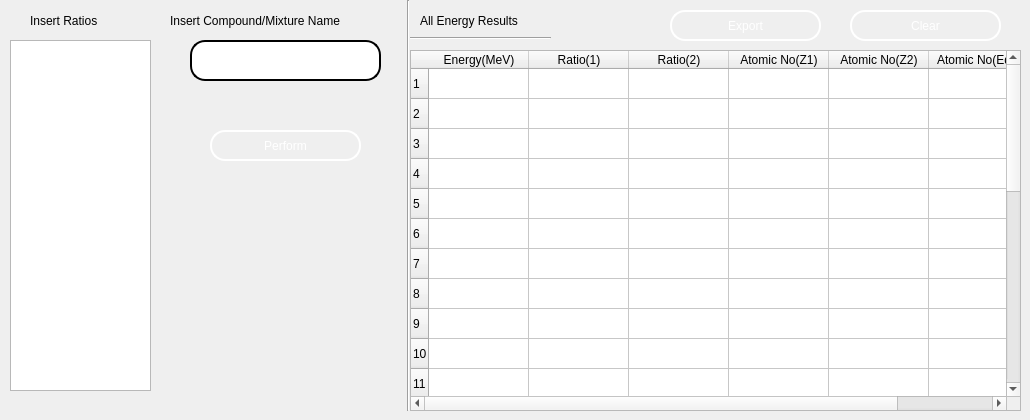
      <widget class="QWidget" name="tab_2">
       <attribute name="title">
        <string>All Energy</string>
       </attribute>
       <widget class="QTableWidget" name="all_eq_atm_results_tableWidget">
        <property name="geometry">
         <rect>
          <x>410</x>
          <y>50</y>
          <width>611</width>
          <height>361</height>
         </rect>
        </property>
        <property name="sizePolicy">
         <sizepolicy hsizetype="Fixed" vsizetype="Fixed">
          <horstretch>0</horstretch>
          <verstretch>0</verstretch>
         </sizepolicy>
        </property>
        <property name="styleSheet">
         <string notr="true">background-image:url(C:/exabcal/img/table_bg.png);
font: 75 10pt &quot;MS Shell Dlg 2&quot;;</string>
        </property>
        <property name="editTriggers">
         <set>QAbstractItemView::AnyKeyPressed|QAbstractItemView::CurrentChanged|QAbstractItemView::SelectedClicked</set>
        </property>
        <property name="tabKeyNavigation">
         <bool>true</bool>
        </property>
        <property name="rowCount">
         <number>25</number>
        </property>
        <property name="columnCount">
         <number>6</number>
        </property>
        <row/>
        <row/>
        <row/>
        <row/>
        <row/>
        <row/>
        <row/>
        <row/>
        <row/>
        <row/>
        <row/>
        <row/>
        <row/>
        <row/>
        <row/>
        <row/>
        <row/>
        <row/>
        <row/>
        <row/>
        <row/>
        <row/>
        <row/>
        <row/>
        <row/>
        <column>
         <property name="text">
          <string>Energy(MeV)</string>
         </property>
        </column>
        <column>
         <property name="text">
          <string>Ratio(1)</string>
         </property>
        </column>
        <column>
         <property name="text">
          <string>Ratio(2)</string>
         </property>
        </column>
        <column>
         <property name="text">
          <string>Atomic No(Z1)</string>
         </property>
        </column>
        <column>
         <property name="text">
          <string>Atomic No(Z2)</string>
         </property>
        </column>
        <column>
         <property name="text">
          <string>Atomic No(Eqv)</string>
         </property>
        </column>
       </widget>
       <widget class="QLabel" name="label_8">
        <property name="geometry">
         <rect>
          <x>30</x>
          <y>10</y>
          <width>91</width>
          <height>21</height>
         </rect>
        </property>
        <property name="styleSheet">
         <string notr="true">color: rgb(0, 0, 0);</string>
        </property>
        <property name="text">
         <string>Insert Ratios</string>
        </property>
       </widget>
       <widget class="QLabel" name="label_10">
        <property name="geometry">
         <rect>
          <x>170</x>
          <y>10</y>
          <width>241</width>
          <height>21</height>
         </rect>
        </property>
        <property name="styleSheet">
         <string notr="true">color: rgb(0, 0, 0);</string>
        </property>
        <property name="text">
         <string>Insert Compound/Mixture Name</string>
        </property>
       </widget>
       <widget class="QLineEdit" name="all_eq_atm_comp_name">
        <property name="geometry">
         <rect>
          <x>190</x>
          <y>40</y>
          <width>191</width>
          <height>41</height>
         </rect>
        </property>
        <property name="styleSheet">
         <string notr="true">font: 75 12pt &quot;MS Shell Dlg 2&quot;;
color: rgb(0, 0, 0);
border-style: solid;
border-color: black;
border-width: 2px;
border-radius: 15px;
</string>
        </property>
       </widget>
       <widget class="QPushButton" name="all_eq_atm_perform_btn">
        <property name="geometry">
         <rect>
          <x>210</x>
          <y>130</y>
          <width>151</width>
          <height>31</height>
         </rect>
        </property>
        <property name="styleSheet">
         <string notr="true">color: rgb(255,255,255);
font: 75 12pt &quot;MS Shell Dlg 2&quot;;
border-style: solid;
border-color: white;
border-width: 2px;
border-radius: 15px;
background-image:url(C:/exabcal/img/top_bg234.png);

</string>
        </property>
        <property name="text">
         <string>Perform</string>
        </property>
       </widget>
       <widget class="QPushButton" name="all_eq_atm_extract_btn">
        <property name="geometry">
         <rect>
          <x>670</x>
          <y>10</y>
          <width>151</width>
          <height>31</height>
         </rect>
        </property>
        <property name="styleSheet">
         <string notr="true">color: rgb(255,255,255);
font: 75 12pt &quot;MS Shell Dlg 2&quot;;
border-style: solid;
border-color: white;
border-width: 2px;
border-radius: 15px;
background-image:url(C:/exabcal/img/top_bg23.png);

</string>
        </property>
        <property name="text">
         <string>Export</string>
        </property>
       </widget>
       <widget class="QPushButton" name="all_eq_atm_clear_btn">
        <property name="geometry">
         <rect>
          <x>850</x>
          <y>10</y>
          <width>151</width>
          <height>31</height>
         </rect>
        </property>
        <property name="styleSheet">
         <string notr="true">color: rgb(255,255,255);
font: 75 12pt &quot;MS Shell Dlg 2&quot;;
border-style: solid;
border-color: white;
border-width: 2px;
border-radius: 15px;
background-image:url(C:/exabcal/img/tool_bg.png);

</string>
        </property>
        <property name="text">
         <string>Clear</string>
        </property>
       </widget>
       <widget class="Line" name="line_6">
        <property name="geometry">
         <rect>
          <x>400</x>
          <y>0</y>
          <width>16</width>
          <height>411</height>
         </rect>
        </property>
        <property name="orientation">
         <enum>Qt::Vertical</enum>
        </property>
       </widget>
       <widget class="QLabel" name="label_14">
        <property name="geometry">
         <rect>
          <x>420</x>
          <y>10</y>
          <width>131</width>
          <height>21</height>
         </rect>
        </property>
        <property name="styleSheet">
         <string notr="true">color: rgb(0, 0, 0);</string>
        </property>
        <property name="text">
         <string>All Energy Results</string>
        </property>
       </widget>
       <widget class="Line" name="line_7">
        <property name="geometry">
         <rect>
          <x>410</x>
          <y>30</y>
          <width>141</width>
          <height>16</height>
         </rect>
        </property>
        <property name="orientation">
         <enum>Qt::Horizontal</enum>
        </property>
       </widget>
       <widget class="QTextEdit" name="eqv_all_ratios">
        <property name="geometry">
         <rect>
          <x>10</x>
          <y>40</y>
          <width>141</width>
          <height>351</height>
         </rect>
        </property>
        <property name="styleSheet">
         <string notr="true">background-image:url(C:/exabcal/img/table_bg.png);
color: rgb(0, 85, 0);
font: 15pt &quot;MS Shell Dlg 2&quot;;</string>
        </property>
       </widget>
      </widget>
